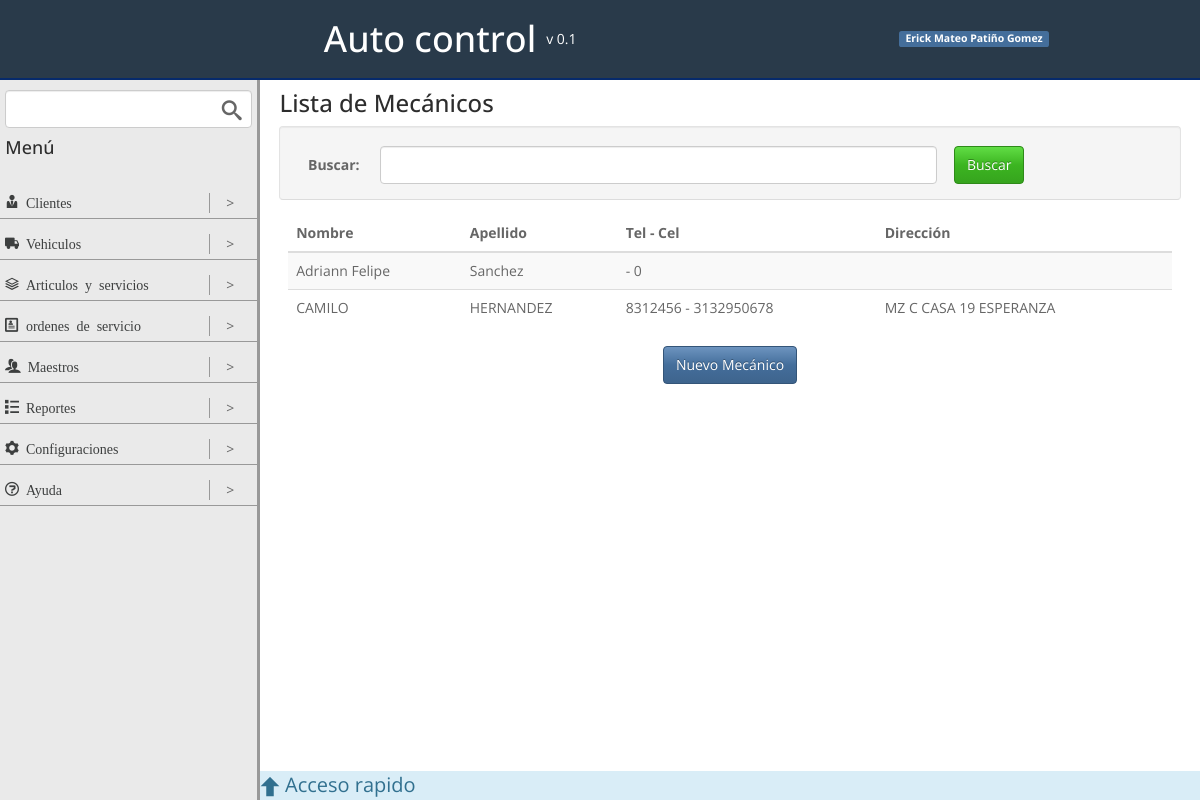
The app's page /mecanicos/ with its own data.
### maestros/models.py (models this page shows, shortened)
class mecanicoModel(models.Model):
	nombre = models.CharField(max_length=50)
	apellido = models.CharField(max_length=50)
	telefono = models.CharField(max_length=20, blank=True, null=True)
	celular = models.CharField(max_length=20)
	direccion = models.CharField(max_length=50, blank=True, null=True)
	activo = models.BooleanField(default=True)

### maestros/views.py (the view)
# urls.py: url(r'^mecanicos/$', listMecanicosView.as_view(), name = 'list_mecanicos'),
class listMecanicosView(ListView):
	template_name = 'list_mecanicos.html'
	model = mecanicoModel
	context_object_name = 'mecanicos'
	paginate_by = 10

### maestros/templates/list_mecanicos.html (shortened to what this page needs)
{% extends "base.html" %}
{% block contentViewTitle %}
	<h3>Lista de Mecánicos</h3>
{% endblock contentViewTitle %}
{% block content %}
	<div class="row well actions-top middle">
		<div class="col-1">
			<label for="">Buscar:</label>
		</div>
		<div class="col-8">
			<input type="text" class="form-control" placeholder="">
		</div>
		<div class="col-3">
			<input type="submit" class="btn btn-success" value="Buscar">
		</div>
	</div>
	<table class="table table-striped table-hover ">
		<thead>
			<tr>
				<th>Nombre</th>
				<th>Apellido</th>
				<th>Tel - Cel</th>
				<th>Dirección</th>
			</tr>
		</thead>
		<tbody>
		{% for mecanico in mecanicos %}
			<tr>
				<td>{{ mecanico.nombre }}</td>
				<td>{{ mecanico.apellido }}</td>
				<td>{{ mecanico.telefono }} - {{ mecanico.celular }}</td>
				<td>{{ mecanico.direccion }}</td>
			</tr>
		{% endfor %}
		</tbody>
	</table>
	<div class="row center">
		<a class='btn btn-primary' href="{% url 'create_mecanicos' %}">Nuevo Mecánico</a>
	</div>
{% endblock content %}

### static/css/styles.css (style rules this page uses)
.row { box-sizing:border-box;display:-webkit-flex;display:-ms-flexbox;display:-webkit-box;display:flex;-webkit-flex:0 1 auto;-ms-flex:0 1 auto;-webkit-box-flex:0;flex:0 1 auto;-webkit-flex-direction:row;-ms-flex-direction:row;-webkit-box-orient:horizontal;-webkit-box-direction:normal;flex-direction:row;-webkit-flex-wrap:wrap;-ms-flex-wrap:wrap;flex-wrap:wrap;margin-right:-1%;margin-left:-1% }
.col-0,.col-1,.col-2,.col-3,.col-4,.col-5,.col-6,.col-7,.col-8,.col-9,.col-10,.col-11,.col-12 { box-sizing:border-box;-webkit-flex:0 0 auto;-ms-flex:0 0 auto;-webkit-box-flex:0;flex:0 0 auto;padding-right:1%;padding-left:1% }
.col-1 { -ms-flex-preferred-size:8.333%;-webkit-flex-basis:8.333%;flex-basis:8.333%;max-width:8.333% }
.col-3 { -ms-flex-preferred-size:25%;-webkit-flex-basis:25%;flex-basis:25%;max-width:25% }
.col-8 { -ms-flex-preferred-size:66.667%;-webkit-flex-basis:66.667%;flex-basis:66.667%;max-width:66.667% }
.center { -webkit-justify-content:center;-ms-flex-pack:center;-webkit-box-pack:center;justify-content:center;text-align:center }
.middle { -webkit-align-items:center;-ms-flex-align:center;-webkit-box-align:center;align-items:center }
html,body { height:100% }
h1,h2,h3,h4 { margin:0 }
a { color:#3d3f3f;text-decoration:none }
label { margin:0 }
input { margin:0 }
input[type="text"] { width:100% }
.actions-top { margin-top:10px;padding-bottom:15px;border-bottom:1px solid #dcdcdc;margin-bottom:15px }

### records on screen
mecanicoModel: nombre "Adriann Felipe", apellido "Sanchez", celular "0"
mecanicoModel: nombre "CAMILO", apellido "HERNANDEZ", telefono "8312456", celular "3132950678", direccion "MZ C CASA 19 ESPERANZA"
